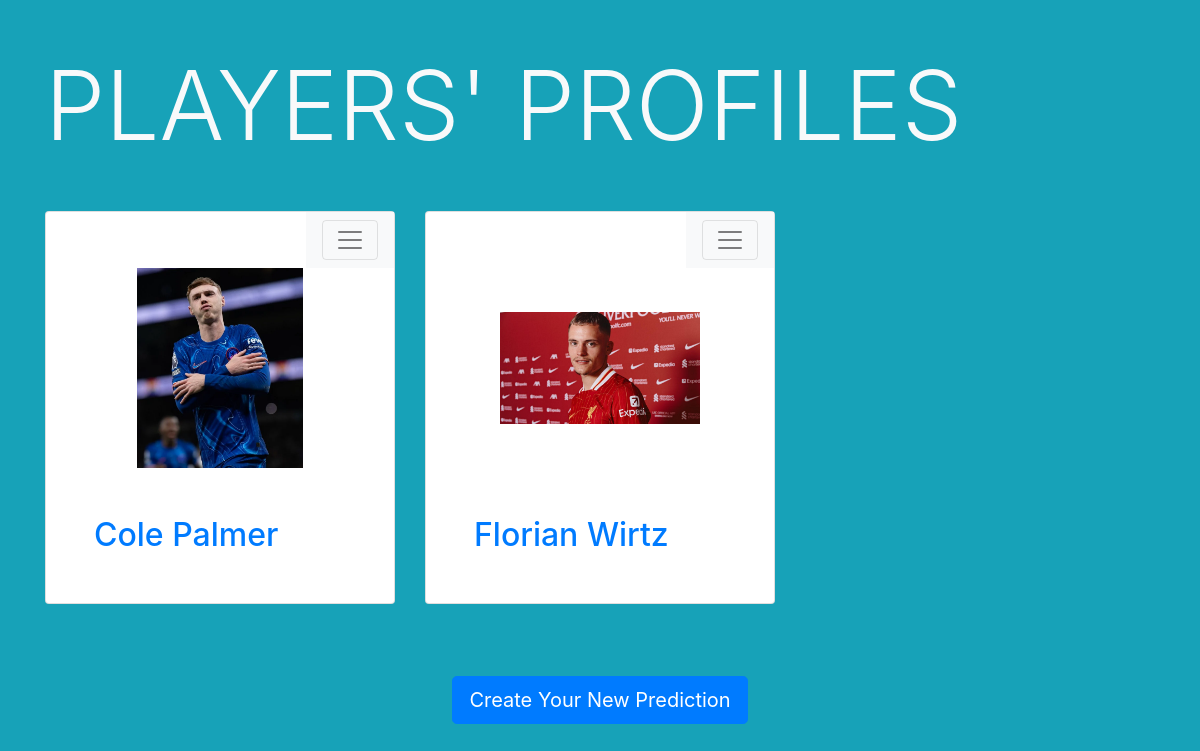
The app's page /display, older data.
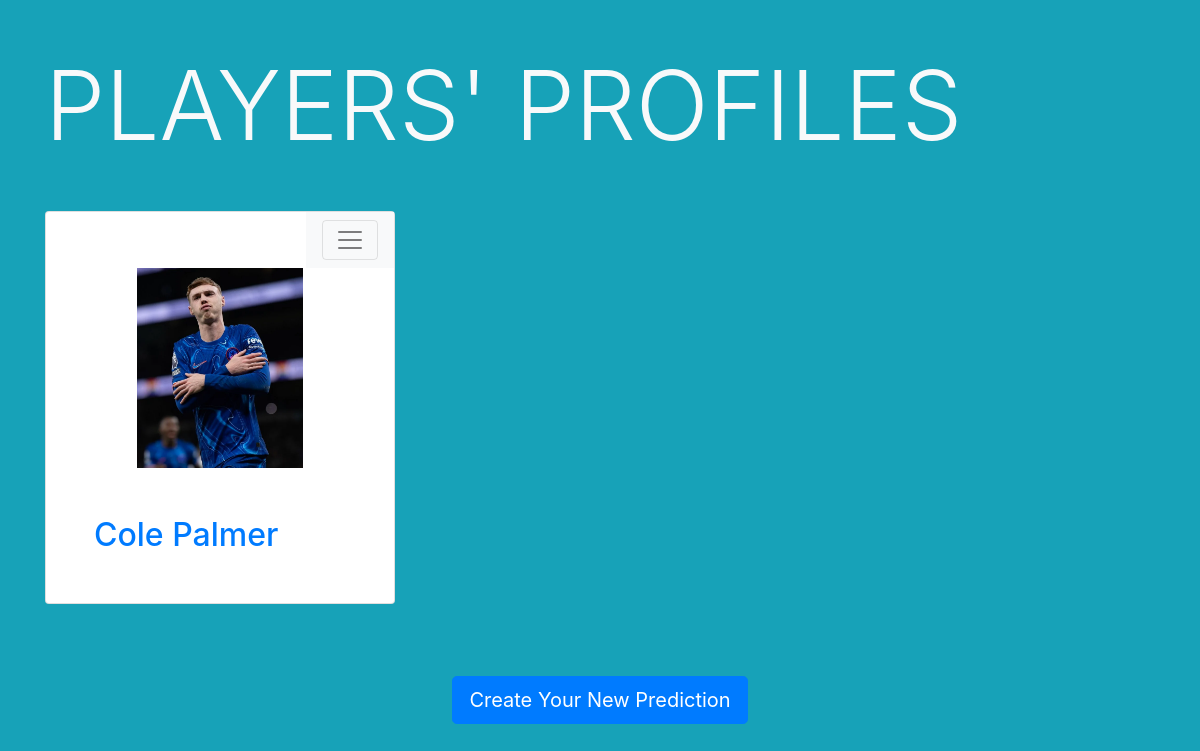
The same page, newer data.
### tables this page shows
CREATE TABLE players (
                id INTEGER PRIMARY KEY AUTOINCREMENT,
                name TEXT,
                position TEXT,
                age INTEGER,
                country_from TEXT,
                league_from TEXT,
                club_from TEXT,
                country_to TEXT,
                league_to TEXT,
                club_to TEXT,
                photo_url TEXT,
                market_value REAL
            );

### Back-end/app.py (the view)
@app.route("/display", methods=["GET"])
def display():
    db = sqlite3.connect(DB_PATH)
    cursor = db.cursor()
    cursor.execute("SELECT * FROM players")
    players = cursor.fetchall()
    cursor.close()
    db.close()
    return render_template("display.html", players=players)

### Front-end/templates/display.html (shortened to what this page needs)
<!doctype html>
<html lang="en">
  <head>
    <link rel="stylesheet" href="https://cdn.jsdelivr.net/npm/bootstrap@4.4.1/dist/css/bootstrap.min.css">
    <link rel="stylesheet" href="{{ url_for('static', filename='css/player.css')}}">
  </head>
  <body class="bg-info">
    <div class="container justify-content-center">
        <header>
            <div class="mt-5 mb-5">
                <h1 class="display-1 text-light">PLAYERS' PROFILES</h1>
            </div>
        </header>
        <main>
            <div>
                <div class="row">
                    {%for player in players%}
                    <div class="col-md-4 mb-4">
                        <div class="card">
                            <div class="d-flex justify-content-end">
                                <nav class="navbar navbar-light bg-light">
                                    <button class="navbar-toggler" type="button" data-toggle="collapse" data-target="#navbarToggleExternalContent{{ loop.index}}" aria-controls="navbarToggleExternalContent" aria-expanded="false" aria-label="Toggle navigation">
                                        <span class="navbar-toggler-icon"></span>
                                    </button>
                                </nav>
                            </div>
                            <a href="/player/{{ player[0] }}">
                                <div class="d-flex justify-content-center">
                                    <img src="{{ player[10]}}" class="img-fluid" style="width: 200px; height: 200px; object-fit: contain;">
                                </div>
                                <div class="m-5">
                                    <h2 class="text-primary">{{ player[1]}}</h2>
                                </div>
                            </a>
                        </div>
                    </div>
                    {% endfor %}
                </div>
                <div class="text-center m-5">
                    <a href="/profile" class="btn btn-primary btn-lg" role="button" aria-disabled="true">Create Your New Prediction</a>
                </div>
            </div>
        </main>
    </div>
  </body>
</html>

Row changes from the older to the newer data that the page shows:
removed players: photo_url (picture), name "Florian Wirtz"
